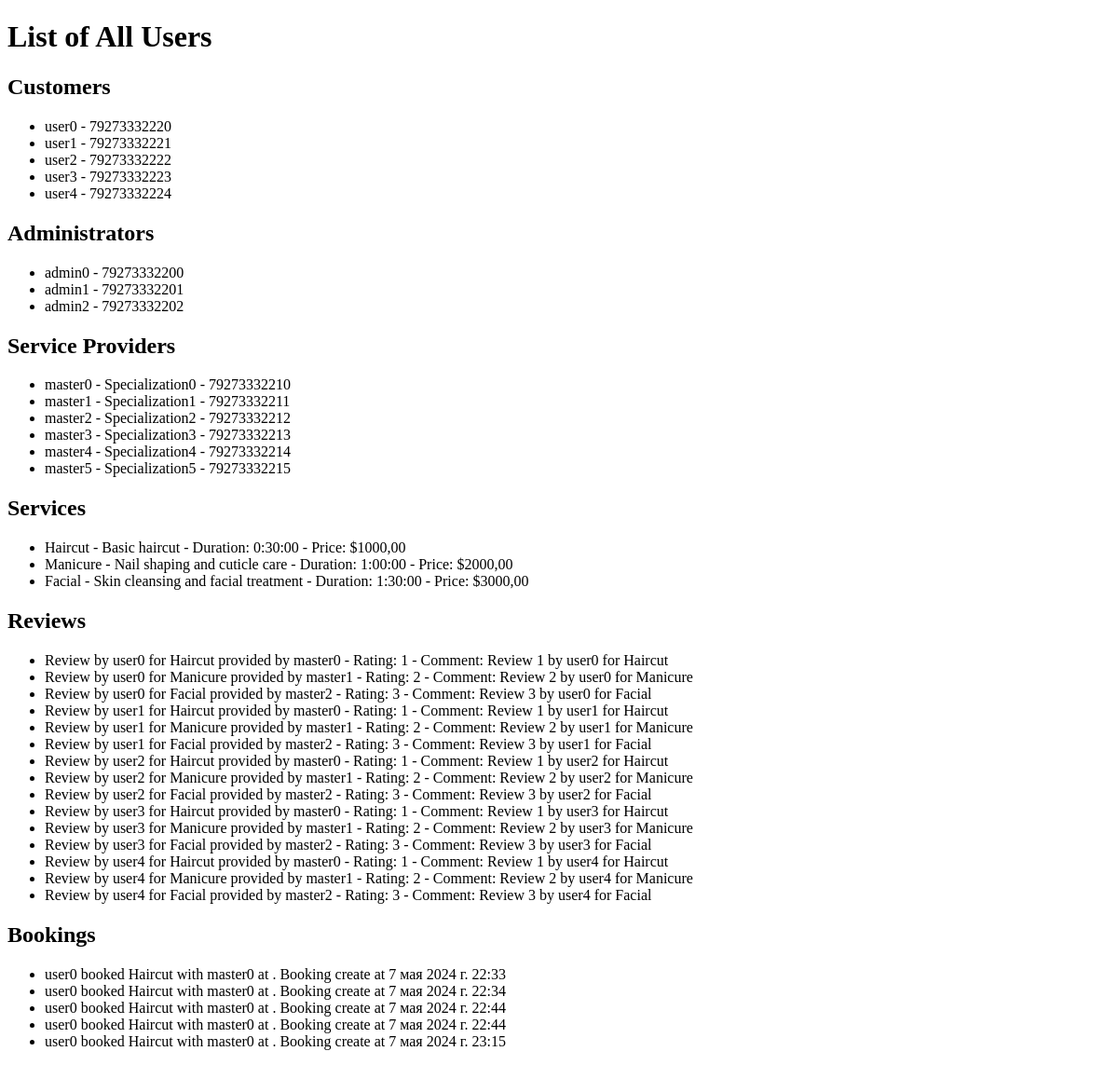
The page /list/ on the database as committed earlier.
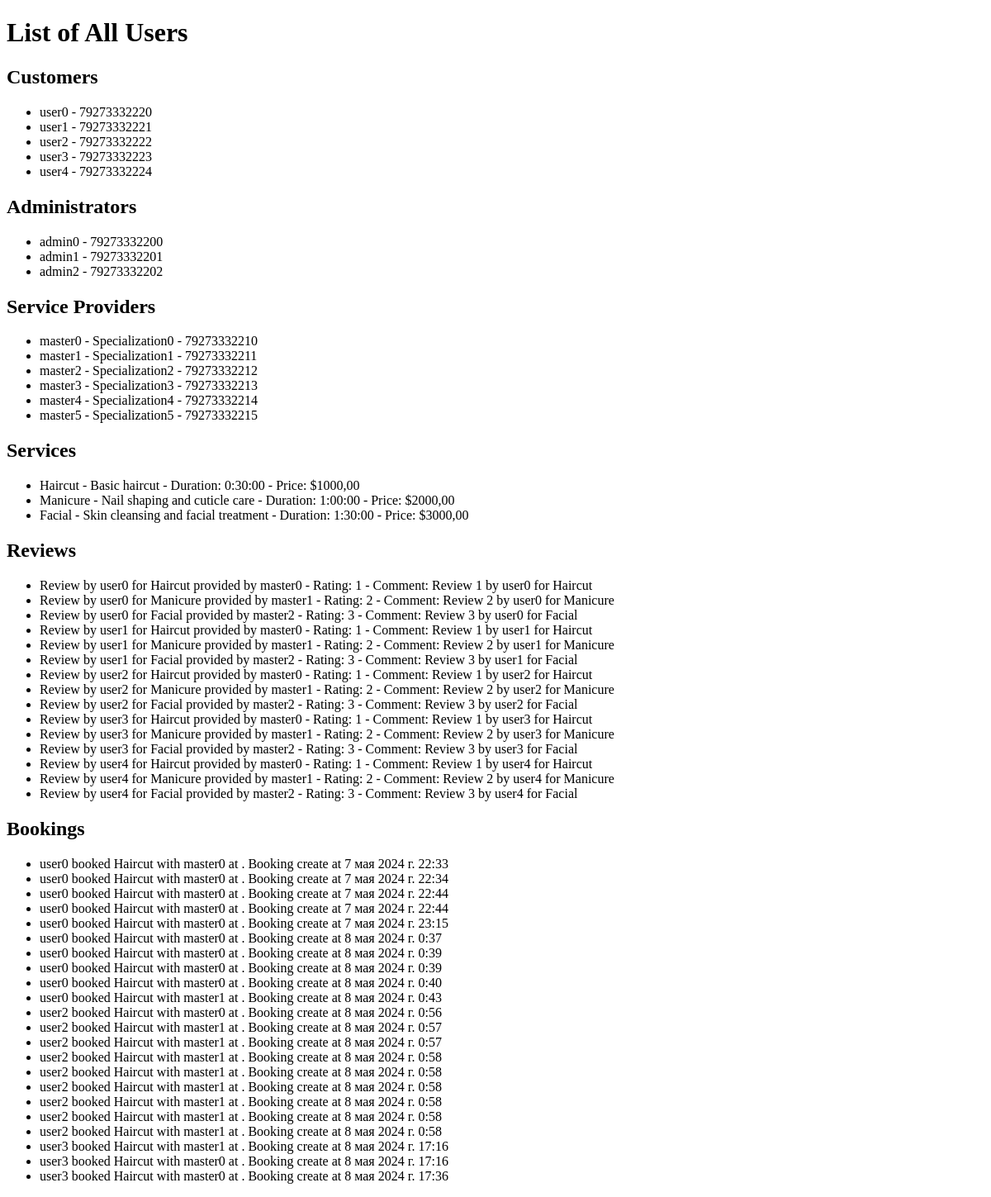
The same page on the database as committed later.
### booking/models.py (models this page shows, shortened)
class BaseProfile(models.Model):
    user = models.OneToOneField(User, on_delete=models.CASCADE)
    phone = models.CharField(max_length=20)
    birth_date = models.DateField(null=True, blank=True)
    class Meta:
        abstract = True  # Указываем, что модель является абстрактной и не должна создаваться в базе данных

class Customer(BaseProfile):
    pass

class Administrator(BaseProfile):
    pass

class ServiceProvider(BaseProfile):
    specialization = models.CharField(max_length=100)
    service = models.ManyToManyField('Service')

class Service(models.Model):
    name = models.CharField(max_length=100)
    description = models.TextField()
    duration = models.DurationField()
    price = models.DecimalField(max_digits=6, decimal_places=2)  # Цена услуги

class Review(models.Model):
    customer = models.ForeignKey(Customer, on_delete=models.CASCADE)
    service = models.ForeignKey(Service, on_delete=models.CASCADE)
    service_provider = models.ForeignKey(ServiceProvider, on_delete=models.CASCADE)  # Add ServiceProvider reference
    rating = models.IntegerField(default=1, choices=[(i, i) for i in range(1, 6)])
    comment = models.TextField()

class Booking(models.Model):
    customer = models.ForeignKey(Customer, on_delete=models.CASCADE)
    service = models.ForeignKey(Service, on_delete=models.CASCADE)
    service_provider = models.ForeignKey(ServiceProvider, on_delete=models.CASCADE)
    appointment_datetime = models.DateTimeField(default=timezone.now) #TODO удалить default после сдачи, нужно для заполнения бд коммандой
    created_at = models.DateTimeField(default=timezone.now)

### booking/views/__init__.py (the view)
# urls.py: path('list/', list_all_db, name='list'),
def list_all_db(request):
    context = {
        'customers': get_customers(),
        'administrators': get_administrators(),
        'service_providers': get_service_providers(),
        'services': get_services(),
        'reviews': get_reviews(),
        'bookings': get_bookings()
    }
    return render(request, 'list_all_db.html', context)

### booking/views/__init__.py (called while the page is built)
def get_customers():
    return Customer.objects.all()

def get_administrators():
    return Administrator.objects.all()

def get_service_providers():
    return ServiceProvider.objects.all()

def get_services():
    return Service.objects.all()

def get_reviews():
    return Review.objects.all()

def get_bookings():
    return Booking.objects.all()

### booking/templates/list_all_db.html (shortened to what this page needs)
<!DOCTYPE html>
<html lang="en">
<head>
</head>
<body>
<h1>List of All Users</h1>
<h2>Customers</h2>
<ul>
    {% for customer in customers %}
    <li>{{ customer.user.username }} - {{ customer.phone }}</li>
    {% empty %}
    <li>No customers found.</li>
    {% endfor %}
</ul>
<h2>Administrators</h2>
<ul>
    {% for admin in administrators %}
    <li>{{ admin.user.username }} - {{ admin.phone }}</li>
    {% empty %}
    <li>No administrators found.</li>
    {% endfor %}
</ul>
<h2>Service Providers</h2>
<ul>
    {% for provider in service_providers %}
    <li>{{ provider.user.username }} - {{ provider.specialization }} - {{ provider.phone }}</li>
    {% empty %}
    <li>No service providers found.</li>
    {% endfor %}
</ul>
<h2>Services</h2>
<ul>
    {% for service in services %}
    <li>{{ service.name }} - {{ service.description }} - Duration: {{ service.duration }} - Price: ${{ service.price }}</li>
    {% empty %}
    <li>No services found.</li>
    {% endfor %}
</ul>
<h2>Reviews</h2>
<ul>
    {% for review in reviews %}
    <li>Review by {{ review.customer.user.username }} for {{ review.service.name }} provided by {{ review.service_provider.user.username }} - Rating: {{ review.rating }} - Comment: {{ review.comment }}</li>
    {% empty %}
    <li>No reviews found.</li>
    {% endfor %}
</ul>
<h2>Bookings</h2>
<ul>
    {% for booking in bookings %}
    <li>{{ booking.customer.user.username }} booked {{ booking.service.name }} with {{ booking.service_provider.user.username }} at {{ booking.appointment_time }}. Booking create at {{ booking.created_at  }}</li>
    {% empty %}
    <li>No bookings found.</li>
    {% endfor %}
</ul>
</body>
</html>

Rows that differ between the two databases and show on the page:
added Booking: customer.user.username "user0", service.name "Haircut", service_provider.user.username "master0", created_at "8 мая 2024 г. 0:37"
added Booking: customer.user.username "user0", service.name "Haircut", service_provider.user.username "master0", created_at "8 мая 2024 г. 0:39"
added Booking: customer.user.username "user0", service.name "Haircut", service_provider.user.username "master0", created_at "8 мая 2024 г. 0:39"
added Booking: customer.user.username "user0", service.name "Haircut", service_provider.user.username "master0", created_at "8 мая 2024 г. 0:40"
added Booking: customer.user.username "user0", service.name "Haircut", service_provider.user.username "master1", created_at "8 мая 2024 г. 0:43"
added Booking: customer.user.username "user2", service.name "Haircut", service_provider.user.username "master0", created_at "8 мая 2024 г. 0:56"
added Booking: customer.user.username "user2", service.name "Haircut", service_provider.user.username "master1", created_at "8 мая 2024 г. 0:57"
added Booking: customer.user.username "user2", service.name "Haircut", service_provider.user.username "master1", created_at "8 мая 2024 г. 0:57"
added Booking: customer.user.username "user2", service.name "Haircut", service_provider.user.username "master1", created_at "8 мая 2024 г. 0:58"
added Booking: customer.user.username "user2", service.name "Haircut", service_provider.user.username "master1", created_at "8 мая 2024 г. 0:58"
added Booking: customer.user.username "user2", service.name "Haircut", service_provider.user.username "master1", created_at "8 мая 2024 г. 0:58"
added Booking: customer.user.username "user2", service.name "Haircut", service_provider.user.username "master1", created_at "8 мая 2024 г. 0:58"
added Booking: customer.user.username "user2", service.name "Haircut", service_provider.user.username "master1", created_at "8 мая 2024 г. 0:58"
added Booking: customer.user.username "user2", service.name "Haircut", service_provider.user.username "master1", created_at "8 мая 2024 г. 0:58"
added Booking: customer.user.username "user3", service.name "Haircut", service_provider.user.username "master1", created_at "8 мая 2024 г. 17:16"
added Booking: customer.user.username "user3", service.name "Haircut", service_provider.user.username "master0", created_at "8 мая 2024 г. 17:16"
added Booking: customer.user.username "user3", service.name "Haircut", service_provider.user.username "master0", created_at "8 мая 2024 г. 17:36"
